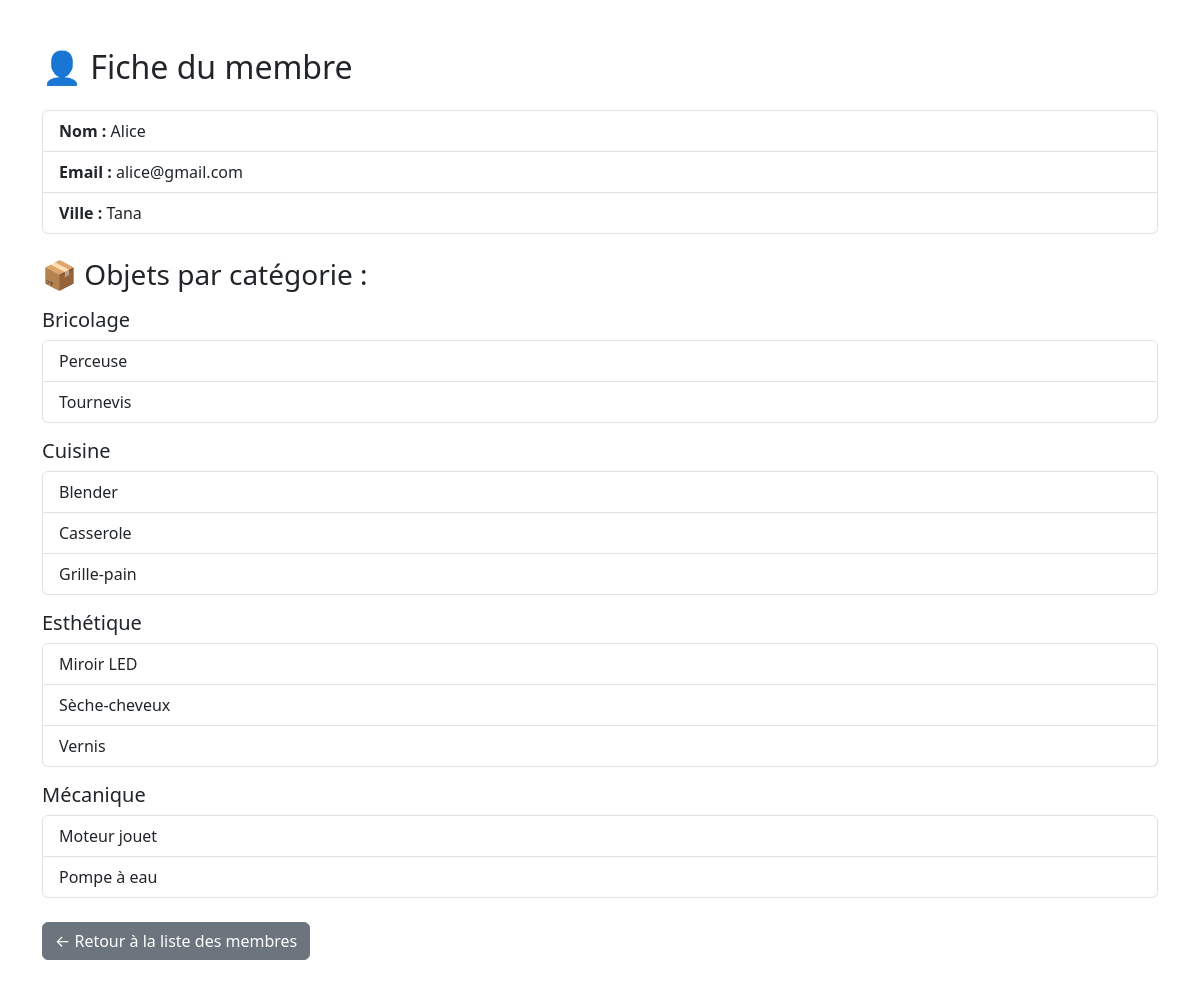
/pages/fiche_membre.php?id=1, run on the app's committed database.
### tables this page shows
CREATE TABLE membre (
    id_membre INT AUTO_INCREMENT PRIMARY KEY,
    nom VARCHAR(100),
    date_naissance DATE,
    genre CHAR(1),
    email VARCHAR(100) UNIQUE,
    ville VARCHAR(100),
    mdp VARCHAR(100),
    image VARCHAR(255)
);

### inc/fonction.php (called while the page is built, shortened)
<?php
function get_membre_by_id($id) {
    $id = intval($id);
    $conn = dbconnect();
    $sql = "SELECT * FROM membre WHERE id_membre = $id";
    $res = mysqli_query($conn, $sql);
    return mysqli_fetch_assoc($res);
}
function get_objets_par_membre_regroupes($id_membre) {
    $id = intval($id_membre);
    $conn = dbconnect();
    $sql = "SELECT c.nom_categorie, o.nom_objet
            FROM objet o
            JOIN categorie_objet c ON o.id_categorie = c.id_categorie
            WHERE o.id_membre = $id
            ORDER BY c.nom_categorie, o.nom_objet";
    $res = mysqli_query($conn, $sql);
    $groupes = [];
    while ($row = mysqli_fetch_assoc($res)) {
        $cat = $row['nom_categorie'];
        $groupes[$cat][] = $row['nom_objet'];
    }
    return $groupes;
}

### pages/fiche_membre.php (the view, shortened to what this page needs)
<?php
require('../inc/fonction.php');
$id = $_GET['id'] ?? null;
$membre = get_membre_by_id($id);
$objets = get_objets_par_membre_regroupes($id);
?>
<!DOCTYPE html>
<html lang="fr">
<head>
    <link href="../bootstrap/css/bootstrap.min.css" rel="stylesheet">
</head>
<body class="container py-5">
<h2 class="mb-4">👤 Fiche du membre</h2>
<?php if ($membre): ?>
    <ul class="list-group mb-4">
        <li class="list-group-item"><strong>Nom :</strong> <?= htmlspecialchars($membre['nom']) ?></li>
        <li class="list-group-item"><strong>Email :</strong> <?= htmlspecialchars($membre['email']) ?></li>
        <li class="list-group-item"><strong>Ville :</strong> <?= htmlspecialchars($membre['ville']) ?></li>
    </ul>
    <h3 class="mb-3">📦 Objets par catégorie :</h3>
    <?php if (!empty($objets)): ?>
        <?php foreach ($objets as $categorie => $liste): ?>
            <h5 class="mt-3"><?= htmlspecialchars($categorie) ?></h5>
            <ul class="list-group">
                <?php foreach ($liste as $objet): ?>
                    <li class="list-group-item"><?= htmlspecialchars($objet) ?></li>
                <?php endforeach; ?>
            </ul>
        <?php endforeach; ?>
    <?php else: ?>
        <p class="text-muted">Aucun objet trouvé pour ce membre.</p>
    <?php endif; ?>
<?php else: ?>
    <div class="alert alert-danger">Membre introuvable.</div>
<?php endif; ?>
<a href="liste_membres.php" class="btn btn-secondary mt-4">← Retour à la liste des membres</a>
</body>
</html>

### data on the page
membre: nom "Alice", email "alice@gmail.com", ville "Tana"

### other printed values
$categorie "Bricolage"
$objet "Perceuse"
$objet "Tournevis"
$categorie "Cuisine"
$objet "Blender"
$objet "Casserole"
$objet "Grille-pain"
$categorie "Esthétique"
$objet "Miroir LED"
$objet "Sèche-cheveux"
$objet "Vernis"
$categorie "Mécanique"
$objet "Moteur jouet"
$objet "Pompe à eau"
